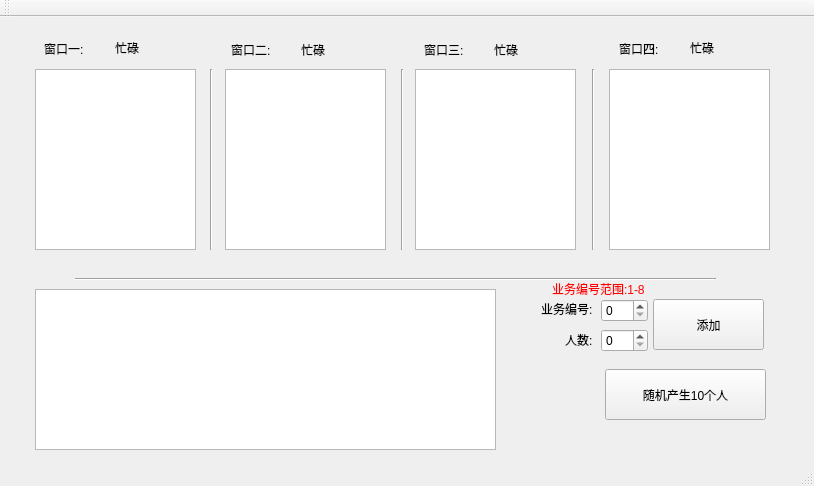
<?xml version="1.0" encoding="UTF-8"?>
<ui version="4.0">
 <class>GuiBank</class>
 <widget class="QMainWindow" name="GuiBank">
  <property name="geometry">
   <rect>
    <x>0</x>
    <y>0</y>
    <width>814</width>
    <height>486</height>
   </rect>
  </property>
  <property name="windowTitle">
   <string>GuiBank</string>
  </property>
  <widget class="QWidget" name="centralWidget">
   <widget class="QLabel" name="windowOneName">
    <property name="geometry">
     <rect>
      <x>44</x>
      <y>16</y>
      <width>81</width>
      <height>31</height>
     </rect>
    </property>
    <property name="styleSheet">
     <string notr="true">font: 14pt &quot;Sans Serif&quot;;</string>
    </property>
    <property name="text">
     <string>窗口一:</string>
    </property>
   </widget>
   <widget class="Line" name="line_3">
    <property name="geometry">
     <rect>
      <x>583</x>
      <y>52</y>
      <width>20</width>
      <height>181</height>
     </rect>
    </property>
    <property name="orientation">
     <enum>Qt::Vertical</enum>
    </property>
   </widget>
   <widget class="Line" name="line_2">
    <property name="geometry">
     <rect>
      <x>201</x>
      <y>52</y>
      <width>20</width>
      <height>181</height>
     </rect>
    </property>
    <property name="orientation">
     <enum>Qt::Vertical</enum>
    </property>
   </widget>
   <widget class="Line" name="line_4">
    <property name="geometry">
     <rect>
      <x>392</x>
      <y>52</y>
      <width>20</width>
      <height>181</height>
     </rect>
    </property>
    <property name="orientation">
     <enum>Qt::Vertical</enum>
    </property>
   </widget>
   <widget class="QLabel" name="windowStatus_3">
    <property name="geometry">
     <rect>
      <x>494</x>
      <y>12</y>
      <width>91</width>
      <height>41</height>
     </rect>
    </property>
    <property name="styleSheet">
     <string notr="true">font: 16pt &quot;Sans Serif&quot;;</string>
    </property>
    <property name="text">
     <string>忙碌</string>
    </property>
   </widget>
   <widget class="QPushButton" name="createPersonButton">
    <property name="geometry">
     <rect>
      <x>605</x>
      <y>352</y>
      <width>161</width>
      <height>51</height>
     </rect>
    </property>
    <property name="text">
     <string>随机产生10个人</string>
    </property>
   </widget>
   <widget class="QLabel" name="businessIdBoxWaringLabel">
    <property name="geometry">
     <rect>
      <x>552</x>
      <y>262</y>
      <width>111</width>
      <height>20</height>
     </rect>
    </property>
    <property name="styleSheet">
     <string notr="true">color: rgb(255, 0, 0);</string>
    </property>
    <property name="text">
     <string>业务编号范围:1-8</string>
    </property>
   </widget>
   <widget class="QLabel" name="windowTwoName">
    <property name="geometry">
     <rect>
      <x>231</x>
      <y>17</y>
      <width>81</width>
      <height>31</height>
     </rect>
    </property>
    <property name="styleSheet">
     <string notr="true">font: 14pt &quot;Sans Serif&quot;;</string>
    </property>
    <property name="text">
     <string>窗口二:</string>
    </property>
   </widget>
   <widget class="QLabel" name="businessIdLabel">
    <property name="geometry">
     <rect>
      <x>541</x>
      <y>285</y>
      <width>59</width>
      <height>14</height>
     </rect>
    </property>
    <property name="text">
     <string>业务编号:</string>
    </property>
   </widget>
   <widget class="QLabel" name="windowStatus_2">
    <property name="geometry">
     <rect>
      <x>301</x>
      <y>12</y>
      <width>91</width>
      <height>41</height>
     </rect>
    </property>
    <property name="styleSheet">
     <string notr="true">font: 16pt &quot;Sans Serif&quot;;</string>
    </property>
    <property name="text">
     <string>忙碌</string>
    </property>
   </widget>
   <widget class="Line" name="line">
    <property name="geometry">
     <rect>
      <x>75</x>
      <y>252</y>
      <width>641</width>
      <height>21</height>
     </rect>
    </property>
    <property name="orientation">
     <enum>Qt::Horizontal</enum>
    </property>
   </widget>
   <widget class="QLabel" name="windowFourName">
    <property name="geometry">
     <rect>
      <x>619</x>
      <y>16</y>
      <width>81</width>
      <height>31</height>
     </rect>
    </property>
    <property name="styleSheet">
     <string notr="true">font: 14pt &quot;Sans Serif&quot;;</string>
    </property>
    <property name="text">
     <string>窗口四:</string>
    </property>
   </widget>
   <widget class="QSpinBox" name="personNumBox">
    <property name="geometry">
     <rect>
      <x>601</x>
      <y>312</y>
      <width>47</width>
      <height>23</height>
     </rect>
    </property>
   </widget>
   <widget class="QTextBrowser" name="w4">
    <property name="geometry">
     <rect>
      <x>609</x>
      <y>52</y>
      <width>161</width>
      <height>181</height>
     </rect>
    </property>
   </widget>
   <widget class="QTextBrowser" name="w2">
    <property name="geometry">
     <rect>
      <x>225</x>
      <y>52</y>
      <width>161</width>
      <height>181</height>
     </rect>
    </property>
   </widget>
   <widget class="QLabel" name="personNumLabel">
    <property name="geometry">
     <rect>
      <x>565</x>
      <y>315</y>
      <width>41</width>
      <height>16</height>
     </rect>
    </property>
    <property name="text">
     <string>人数:</string>
    </property>
   </widget>
   <widget class="QTextBrowser" name="w1">
    <property name="geometry">
     <rect>
      <x>35</x>
      <y>52</y>
      <width>161</width>
      <height>181</height>
     </rect>
    </property>
   </widget>
   <widget class="QLabel" name="windowStatus_1">
    <property name="geometry">
     <rect>
      <x>115</x>
      <y>10</y>
      <width>91</width>
      <height>41</height>
     </rect>
    </property>
    <property name="styleSheet">
     <string notr="true">font: 16pt &quot;Sans Serif&quot;;</string>
    </property>
    <property name="text">
     <string>忙碌</string>
    </property>
   </widget>
   <widget class="QSpinBox" name="businessIdBox">
    <property name="geometry">
     <rect>
      <x>601</x>
      <y>282</y>
      <width>47</width>
      <height>23</height>
     </rect>
    </property>
   </widget>
   <widget class="QTextBrowser" name="w3">
    <property name="geometry">
     <rect>
      <x>415</x>
      <y>52</y>
      <width>161</width>
      <height>181</height>
     </rect>
    </property>
   </widget>
   <widget class="QLabel" name="windowStatus_4">
    <property name="geometry">
     <rect>
      <x>690</x>
      <y>10</y>
      <width>91</width>
      <height>41</height>
     </rect>
    </property>
    <property name="styleSheet">
     <string notr="true">font: 16pt &quot;Sans Serif&quot;;</string>
    </property>
    <property name="text">
     <string>忙碌</string>
    </property>
   </widget>
   <widget class="QLabel" name="windowThreeName">
    <property name="geometry">
     <rect>
      <x>424</x>
      <y>17</y>
      <width>81</width>
      <height>31</height>
     </rect>
    </property>
    <property name="styleSheet">
     <string notr="true">font: 14pt &quot;Sans Serif&quot;;</string>
    </property>
    <property name="text">
     <string>窗口三:</string>
    </property>
   </widget>
   <widget class="QPushButton" name="addPersonButton">
    <property name="geometry">
     <rect>
      <x>653</x>
      <y>282</y>
      <width>111</width>
      <height>51</height>
     </rect>
    </property>
    <property name="text">
     <string>添加</string>
    </property>
   </widget>
   <widget class="QTextBrowser" name="processWindow">
    <property name="geometry">
     <rect>
      <x>35</x>
      <y>272</y>
      <width>461</width>
      <height>161</height>
     </rect>
    </property>
   </widget>
  </widget>
  <widget class="QMenuBar" name="menuBar">
   <property name="geometry">
    <rect>
     <x>0</x>
     <y>0</y>
     <width>814</width>
     <height>19</height>
    </rect>
   </property>
  </widget>
  <widget class="QToolBar" name="mainToolBar">
   <attribute name="toolBarArea">
    <enum>TopToolBarArea</enum>
   </attribute>
   <attribute name="toolBarBreak">
    <bool>false</bool>
   </attribute>
  </widget>
  <widget class="QStatusBar" name="statusBar"/>
 </widget>
 <layoutdefault spacing="6" margin="11"/>
 <resources/>
 <connections/>
</ui>
